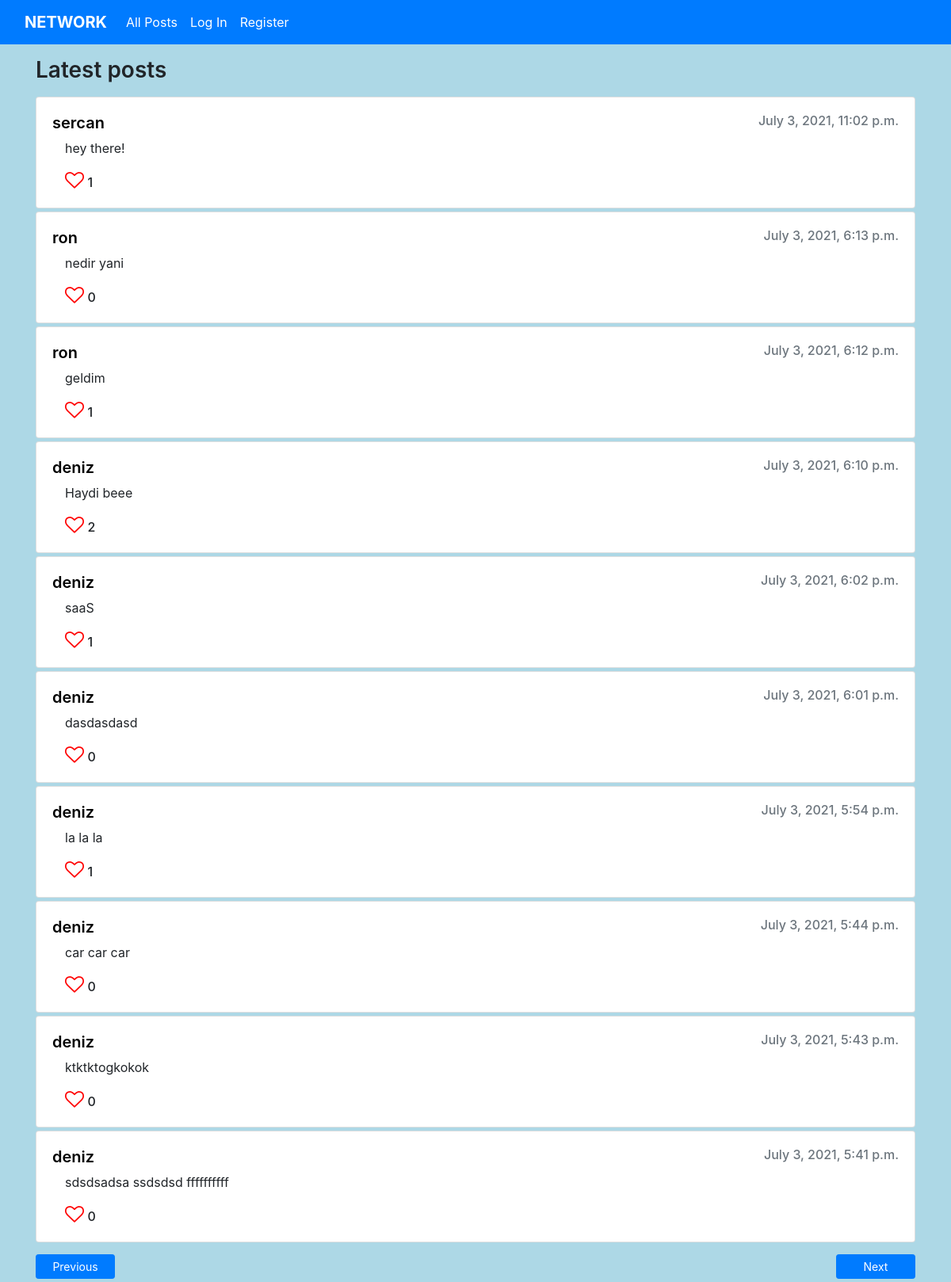
/4, run on the app's committed database.
### network/models.py (models this page shows)
class Post(models.Model):
    user = models.ForeignKey(User, on_delete=models.CASCADE)
    content = models.CharField(max_length=200)
    created = models.DateTimeField(default=datetime.now())
    updated = models.DateTimeField(default=datetime.now())

class User(AbstractUser):
    pass

### network/views.py (the view)
# urls.py: path("", views.index, name="index"),
def index(request, page=1):
    start = 0
    end = 0
    previous = 0
    if page == 1:
        start = 0
        end = 10
    else:
        end = page * 10
        start = end - 10
        previous = page - 1
    posts = Post.objects.all().order_by('created').reverse()[start:end]
    user = request.user
    postLikesTotal = {}
    userLikes = {}
    for p in posts:
        likes = Like.objects.filter(post_id = p.id)
        if likes:
            postLikesTotal[p.id] = len(likes)
        else:
            postLikesTotal[p.id] = 0
        userLike = Like.objects.filter(user_id = user.id).filter(post_id = p.id)
        if userLike:
            userLikes[p.id] = True
        else:
            userLikes[p.id] = False
    return render(request, "network/index.html", {
        "posts": posts,
        "postLikesTotal": postLikesTotal,
        "userLikes": userLikes,
        "next": page + 1,
        "previous": previous,
    })

### network/views.py (called while the page is built)
@register.filter
def get_item(dictionary, key):
    return dictionary.get(key)

### network/templates/network/index.html (shortened to what this page needs)
{% extends "network/layout.html" %}
{% load static %}
{% block body %}
    {% if posts %}
        <h3 class="mb-3 mt-3" style="font-weight: 600;">Latest posts</h3>
        <section id="latestPostsSection">
            {% for p in posts %}
            <div class="card mb-1">
                <div class="card-body">
                    <div class="cardHeading-{{ p.id }}" style="display: flex; justify-content: space-between; vertical-align: middle;">
                        <a href="{% url 'profile' p.user.id %}" style="text-decoration: none; color: black; margin: 0px; vertical-align: middle;">
                            <h5 class="card-title" style="font-weight: 600; margin: 0px;">{{ p.user.username }}</h5>
                        </a>
                        <h6 class="card-subtitle mb-2 text-muted" style="margin: 0px !important;">{{ p.created }}</h6>
                    </div>
                    <p class="card-text ml-3 mt-2" data-content="{{ p.id }}">{{ p.content }}</p>
                    <div class="iconGroup-{{ p.id }}">
                        <a href="javascript:void(0)" class="card-link ml-3">
                        {% if userLikes|get_item:p.id %}
                            <i class="fa fa-heart like" style="font-size:24px; color:red" data-postid="{{ p.id }}"></i>
                        {% else %}
                            <i class="fa fa-heart-o like" style="font-size:24px; color:red" data-postid="{{ p.id }}"></i>
                        {% endif %}
                        </a>
                        {% if postLikesTotal|length > 0 %}
                            <p style="font-weight: 500; display: inline;" id="{{ p.id }}">{{ postLikesTotal|get_item:p.id }}</p>
                        {%endif%}
                    </div>
                </div>
            </div>
            {% endfor %}
        </section>
        <div style="margin-top: 15px; margin-bottom: 50px;">
            {% if previous != 0 %}
            <a href="{% url 'index' previous %}" class="btn btn-sm btn-primary" style="width: 100px; float: left;">Previous</a>
            {% endif %}
            {% if not posts|length < 10 %}
            <a href="{% url 'index' next %}" class="btn btn-sm btn-primary" style="width: 100px; float:right;">Next</a>
            {% endif %}
        </div>
    {% else %}
          <div>No posts.</div>
    {% endif %}
{% endblock %}

### data on the page
Post: user.username "sercan", created "July 3, 2021, 11:02 p.m.", content "hey there!", id "1"
Post: user.username "ron", created "July 3, 2021, 6:13 p.m.", content "nedir yani", id "0"
Post: user.username "ron", created "July 3, 2021, 6:12 p.m.", content "geldim", id "1"
Post: user.username "deniz", created "July 3, 2021, 6:10 p.m.", content "Haydi beee", id "2"
Post: user.username "deniz", created "July 3, 2021, 6:02 p.m.", content "saaS", id "1"
Post: user.username "deniz", created "July 3, 2021, 6:01 p.m.", content "dasdasdasd", id "0"
Post: user.username "deniz", created "July 3, 2021, 5:54 p.m.", content "la la la", id "1"
Post: user.username "deniz", created "July 3, 2021, 5:44 p.m.", content "car car car", id "0"
Post: user.username "deniz", created "July 3, 2021, 5:43 p.m.", content "ktktktogkokok", id "0"
Post: user.username "deniz", created "July 3, 2021, 5:41 p.m.", content "sdsdsadsa ssdsdsd ffffffffff", id "0"
